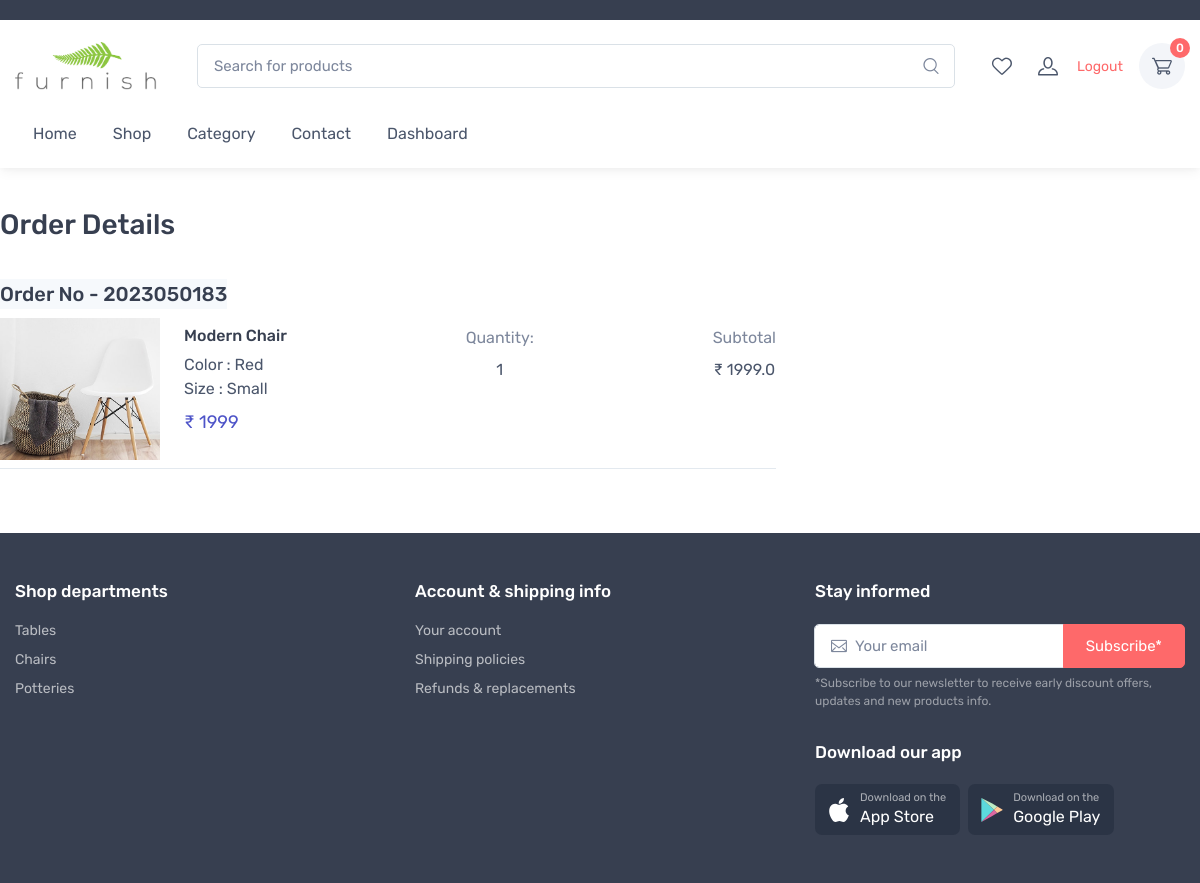
Screenshot of /order/order_detail/2023050183/ (signed in) with the database file from the repository.
### order/models.py (models this page shows, shortened)
class Order(models.Model):
    STATUS = (
        ('New', 'New'),
        ('Accepted', 'Accepted'),
        ('Completed', 'Completed'),
        ('Cancelled', 'Cancelled'),
    )
    user = models.ForeignKey(User, on_delete=models.SET_NULL, null=True)
    Payment = models.ForeignKey(Payment, on_delete=models.SET_NULL, blank=True, null=True)
    order_number = models.CharField(max_length=20)
    first_name = models.CharField(max_length=50)
    last_name = models.CharField(max_length=50)
    phone = models.CharField(max_length=150)
    email =  models.EmailField(max_length=50)
    address_1 =  models.CharField(max_length=50)
    address_2 =  models.CharField(max_length=50, blank=True)
    country = models.CharField(max_length=50)
    state =  models.CharField(max_length=50)
    city = models.CharField(max_length=50)
    order_note = models.CharField(max_length=100, blank=True)
    order_total = models.FloatField()
    tax =  models.FloatField()
    status = models.CharField(max_length=10, choices=STATUS, default='New')
    ip =  models.CharField(blank=True, max_length=20)
    is_ordered =  models.BooleanField(default=False)
    created_at =  models.DateTimeField(auto_now_add=True)
    updated_at =  models.DateTimeField(auto_now=True)

class OrderProduct(models.Model):
    order = models.ForeignKey(Order, on_delete=models.CASCADE)
    payment = models.ForeignKey(Payment, on_delete=models.SET_NULL, blank=True, null=True)
    user = models.ForeignKey(User, on_delete=models.CASCADE)
    product = models.ForeignKey(Product, on_delete=models.CASCADE)
    variation = models.ManyToManyField(Variation, blank=True)
    color = models.CharField(max_length=50)
    size  = models.CharField(max_length=50)
    quantity = models.IntegerField()
    product_price = models.FloatField()
    ordered = models.BooleanField(default=False)
    created_at = models.DateTimeField(auto_now_add=True)
    updated_at =  models.DateTimeField(auto_now=True)
    def sub_total(self):
        return self.quantity*self.product_price

### store/models.py (models this page shows, shortened)
class Product(models.Model):
    product_name    = models.CharField(max_length=200, unique=True)
    slug            = models.SlugField(max_length=200, unique=True)
    description     = models.TextField(max_length=500, blank=True)
    price           = models.IntegerField()
    images          = models.ImageField(upload_to='photos/products')
    stock           = models.IntegerField()
    is_available    = models.BooleanField(default=True)
    category        = models.ForeignKey(Categorie, on_delete=models.CASCADE)
    created_date    = models.DateTimeField(auto_now_add=True)
    modified_date   = models.DateTimeField(auto_now=True)

class Variation(models.Model):
    product = models.ForeignKey(Product, on_delete=models.CASCADE)
    variation_category = models.CharField(max_length=100, choices=variation_category_choice)
    variation_value = models.CharField(max_length=100)
    is_active       = models.BooleanField(default=True)
    created_date    = models.DateTimeField(auto_now=True)
    objects=VariationManager()

### order/views.py (the view)
# urls.py: path('order_detail/<int:order_id>/',views.order_detail, name="order_detail"),
@login_required(login_url='login')
def order_detail(request, order_id):
    order_detail = OrderProduct.objects.filter(order__order_number=order_id)
    order = Order.objects.get(order_number=order_id)
    subtotal = 0
    for i in order_detail:
        subtotal += i.product_price * i.quantity
    context = {
        'order_detail': order_detail,
        'order': order,
        'subtotal': subtotal,
    }
    return render(request, 'orders/order_detail.html', context)

### cart/context_processors.py (called while the page is built)
def counter(request):
    cart_count = 0
    if 'admin' in request.path:
        return {}
    else:
        try:
            cart = Cart.objects.filter(cart_id=_cart_id(request))
            if request.user.is_authenticated:
                cart_items = CartItem.objects.all().filter(user=request.user)
            else:
                cart_items = CartItem.objects.all().filter(cart=cart[:1])
            for cart_item in cart_items:
                cart_count += cart_item.quantity
        except Cart.DoesNotExist:
            cart_count = 0
    return dict(cart_count=cart_count)

def wish_counter(request):
    wish_count = 0
    if 'admin' in request.path:
        return {}
    else:
        try:
            cart = Cart.objects.filter(cart_id=_cart_id(request))
            if request.user.is_authenticated:
                wishitem = Wishlist.objects.all().filter(user=request.user)
            else:
                wishitem = Wishlist.objects.all().filter(cart=cart[:1])
            for item in wishitem:
                wish_count += 1
        except Cart.DoesNotExist:
            wish_count = 0
    return dict(wish_count=wish_count)

### cart/views.py (called while the page is built)
def _cart_id(request):
    cart = request.session.session_key
    if not cart:
        cart = request.session.create()
    return cart

### category/context_processors.py (called while the page is built)
def menu_links(request):
    links = Categorie.objects.all()
    return dict(links=links)

### templates/orders/order_detail.html (shortened to what this page needs)
{% extends 'base.html' %}
{% load static %}
{% block content %}
 <section class="col-lg-8 pt-lg-4 pb-4 mb-3">
    <div class="pt-2 px-4 ps-lg-0 pe-xl-5">
      <div  class="d-sm-flex flex-wrap justify-content-between align-items-center pb-2 ">
        <h2 class="h3 py-2 me-2 text-center text-sm-start">Order Details</h2>
      </div>
 <div  id="order-details">
    <div class="modal-dialog modal-lg modal-dialog-scrollable">
      <div class="modal-content">
        <div class="modal-header">
          <h5 class="modal-title bg-secondary">Order No - {{order.order_number}}</h5><br><br>
        </div>
        <div class="modal-body pb-0">
            {% for item in order_detail %}
          <div class="d-sm-flex justify-content-between mb-4 pb-3 pb-sm-2 border-bottom">
            <div class="d-sm-flex text-center text-sm-start"><a class="d-inline-block flex-shrink-0 mx-auto" href="shop-single-v1.html" style="width: 10rem;"><img src="{{item.product.images.url}}" alt="Product"></a>
              <div class="ps-sm-4 pt-2">
                <h3 class="product-title fs-base mb-2"><a href="shop-single-v1.html">{{item.product.product_name}}</a></h3>
                {% if item.variation.all %}
                    {% for i in item.variation.all %}
                          {{ i.variation_category | capfirst }} : {{ i.variation_value | capfirst }} <br>
                    {% endfor %}
                {% endif %}
                <div class="fs-lg text-accent pt-2">₹ {{item.product.price}}</div>
              </div>
            </div>
            <div class="pt-2 ps-sm-3 mx-auto mx-sm-0 text-center">
              <div class="text-muted mb-2">Quantity:</div>{{item.quantity}}
            </div>
            <div class="pt-2 ps-sm-3 mx-auto mx-sm-0 text-center">
              <div class="text-muted mb-2">Subtotal</div>₹ {{item.sub_total}}</small>
            </div>
          </div>
          {% endfor %}
      </div>
    </div>
  </div>
</section>
  {% endblock %}

### rows the page displays
Order: order_number "2023050183"
OrderProduct: product.images (picture), product.product_name "Modern Chair", product.price "1999", quantity "1", sub_total "1999.0"
Variation: variation_category "Color", variation_value "Red"
Variation: variation_category "Size", variation_value "Small"

### other values shown
{{ cart_count }} "0"
